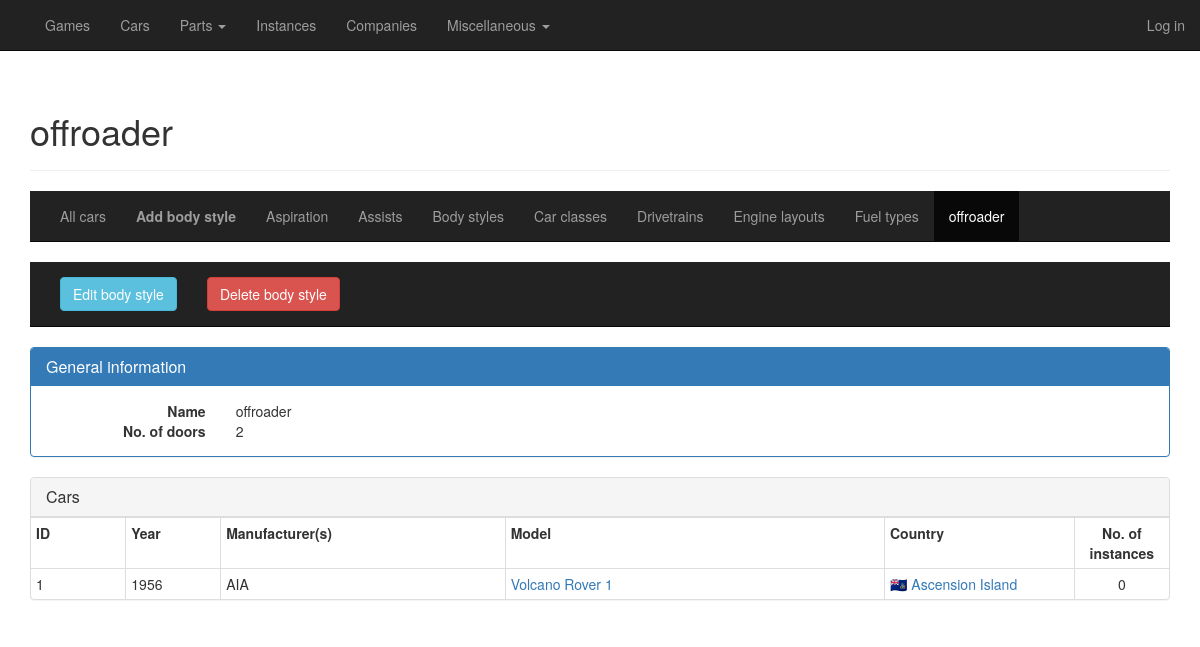
The app's page /cars/body-styles/detail/1 with its own data.
### general/models/car.py (models this page shows, shortened)
class BodyStyle(database.Model):
    __tablename__ = "body_styles"
    id = database.Column(database.Integer, primary_key=True)
    name = database.Column(database.Unicode, index=True, nullable=False, unique=True)
    no_of_doors = database.Column(database.Integer, nullable=False)
    cars = database.relationship('Car', backref='body_style', lazy='dynamic')

class Car(database.Model):
    __tablename__ = "cars"
    id = database.Column(database.Integer, primary_key=True)
    datetime_added = database.Column(database.DateTime, default=datetime.utcnow, index=True, nullable=False)
    datetime_edited = database.Column(database.DateTime, default=datetime.utcnow, index=True, nullable=False)
    is_deleted = database.Column(database.Boolean, default=False, index=True, nullable=False)
    year = database.Column(database.Integer, index=True, nullable=True)
    manufacturers = database.relationship('Company', secondary="car_manufacturer")
    manufacturers_display = database.Column(database.Unicode, index=True, nullable=False)
    model = database.Column(database.Unicode, index=True, nullable=False)
    name_display = database.Column(database.Unicode, index=True, nullable=False, unique=True)
    name_short = database.Column(database.Unicode, nullable=True)
    country_id = database.Column(database.Integer, database.ForeignKey("countries.id"), nullable=True)
    is_prototype = database.Column(database.Boolean, default=False, index=True, nullable=False)
    is_fictional = database.Column(database.Boolean, default=False, index=True, nullable=False)
    competitions = database.relationship('Competition', secondary="car_competition")
    car_class_id = database.Column(database.Integer, database.ForeignKey("car_classes.id"), index=True, nullable=True)
    body_style_id = database.Column(database.Integer, database.ForeignKey("body_styles.id"), index=True, nullable=False)
    engines = database.relationship('Engine', secondary="car_engine", lazy='dynamic')
    fuel_type_actual_id = database.Column(database.Integer, database.ForeignKey("fuel_types.id"), index=True,
                                          nullable=True)
    max_power_output_kw_actual = database.Column(database.Double, index=True, nullable=True)
    max_power_output_rpm_actual = database.Column(database.Integer, nullable=True)
    max_torque_nm_actual = database.Column(database.Double, index=True, nullable=True)
    max_torque_rpm_actual = database.Column(database.Integer, nullable=True)
    additional_forced_induction_id = database.Column(database.Integer, database.ForeignKey("forced_induction.id"),
                                                     nullable=True)
    transmission_id = database.Column(database.Integer, database.ForeignKey("transmissions.id"), nullable=True)
    transmission_type_actual_id = database.Column(database.Integer, database.ForeignKey("transmission_types.id"),
                                                  nullable=True)
    no_of_gears_actual = database.Column(database.Integer, index=True, nullable=True)
    engine_layout_id = database.Column(database.Integer, database.ForeignKey("engine_layouts.id"), index=True,
                                       nullable=False)
    drivetrain_id = database.Column(database.Integer, database.ForeignKey("drivetrains.id"), index=True, nullable=False)
    suspension_front_id = database.Column(database.Integer, database.ForeignKey("suspension.id"), index=True, nullable=True)
    suspension_rear_id = database.Column(database.Integer, database.ForeignKey("suspension.id"), index=True, nullable=True)
    curb_weight_kg = database.Column(database.Double, index=True, nullable=True)
    weight_distribution = database.Column(database.Double, index=True, nullable=True)
    tires_front = database.Column(database.Unicode, nullable=True)
    tires_rear = database.Column(database.Unicode, nullable=True)
    acceleration_0_to_100_kmh_sec = database.Column(database.Double, index=True, nullable=True)
    maximum_speed_kmh = database.Column(database.Double, index=True, nullable=True)
    power_to_weight_ratio = database.Column(database.Double, index=True, nullable=True)
    assists = database.relationship('Assist', secondary="car_assist")
    no_of_instances = database.Column(database.Integer, default=0, index=True, nullable=False)
    instances = database.relationship('Instance', backref='car', lazy='dynamic')
    texts = database.relationship('CarText', backref='car', lazy='dynamic')
    images = database.relationship('CarImage', backref='car', lazy='dynamic')
    def get_country(self):
        return self.country.name_display if self.country_id is not None else "n/a"

### general/models/misc.py (models this page shows, shortened)
class Country(database.Model):
    __tablename__ = "countries"
    id = database.Column(database.Integer, primary_key=True)
    name_full = database.Column(database.Unicode, nullable=False)
    name_display = database.Column(database.Unicode, index=True, nullable=False)
    name_short = database.Column(database.Unicode, nullable=False)
    no_of_companies_game = database.Column(database.Integer, default=0, nullable=True)
    no_of_companies_car = database.Column(database.Integer, default=0, nullable=True)
    no_of_games = database.Column(database.Integer, default=0, nullable=True)
    no_of_cars = database.Column(database.Integer, default=0, nullable=True)
    companies = database.relationship('Company', backref='country', lazy='dynamic')
    cars = database.relationship('Car', backref='country', lazy='dynamic')
    texts = database.relationship('CountryText', backref='country', lazy='dynamic')
    images = database.relationship('CountryImage', backref='country', lazy='dynamic')
    locations = database.relationship('Location', backref='country', lazy='dynamic')

### general/routes_cars.py (the view)
@cardb.route("/cars/body-styles/detail/<id>", methods=['GET', 'POST'])
def detail_body_style(id):
    body_style = BodyStyle.query.get(id)
    return render_template("cars_detail_body_style.html",
                           title="{}".format(body_style.name),
                           heading="{}".format(body_style.name),
                           body_style=body_style,
                           viewing="body_styles")

### general/templates/cars_detail_body_style.html (shortened to what this page needs)
{% extends "cars_base.html" %}
{% block cars_content %}
    {% block subsubmenu %}
        <nav class="navbar navbar-inverse navbar-static-top">
            <div class="container">
                <div class="collapse navbar-collapse">
                    <ul class="nav navbar-nav">
                        {% if body_style %}
                        <li><a href="{{ url_for('edit_body_style', id=body_style.id) }}"><button type="button" class="btn btn-info">Edit body style</button></a></li>
                        <li><a href="#"><button type="button" class="btn btn-danger" data-toggle="modal" data-target="#deleteModal">Delete body style</button></a></li>
                        {% endif %}
                    </ul>
                </div>
            </div>
        </nav>
    {% endblock %}
    <div>
        <div class="panel panel-primary">
          <div class="panel-heading">
            <h3 class="panel-title">General information</h3>
          </div>
          <div class="panel-body">
              <div class="row">
                  <div class="col-sm-2 text-right"><b>Name</b></div>
                  <div class="col-sm-10">{{ body_style.name }}</div>
              </div>
              <div class="row">
                  <div class="col-sm-2 text-right"><b>No. of doors</b></div>
                  <div class="col-sm-10">{{ body_style.no_of_doors }}</div>
              </div>
          </div>
        </div>
    </div>
    <div class="panel panel-default">
      <div class="panel-heading">
        <h3 class="panel-title">Cars</h3>
      </div>
      <div class="table-responsive">
          <table class="table table-bordered table-condensed">
              {% if body_style.cars.all() == [] %}
              <tr>
                  <td class="text-center"><strong>There are no cars with this body style in the database.</strong></td>
              </tr>
              {% else %}
                {% include "_cars_top.html" %}
                {% for car in body_style.cars %}
                    {% with car=car %}
                        {% include "_cars_row.html" %}
                    {% endwith %}
                {% endfor %}
              {% endif %}
          </table>
      </div>
    </div>
{% endblock %}

### general/templates/cars_base.html (shortened to what this page needs)
{% extends "base.html" %}
{% block cardb_content %}
    <div class="page-header">
        <h1>{{ heading }}</h1>
    </div>
    {% block submenu %}
        <nav class="navbar navbar-inverse navbar-static-top">
            <div class="container">
                <div class="collapse navbar-collapse">
                    <ul class="nav navbar-nav">
                        <li><a class="hover-underline-animation" href="{{ url_for('overview_cars') }}">All cars</a></li>
                        {% if viewing == "body_styles" %}
                        <li><a class="hover-underline-animation" href="{{ url_for('add_body_style') }}"><strong>Add body style</strong></a></li>
                        {% endif %}
                        <li><a class="hover-underline-animation" href="{{ url_for('overview_aspiration') }}">Aspiration</a></li>
                        <li><a class="hover-underline-animation" href="{{ url_for('overview_assists') }}">Assists</a></li>
                        <li><a class="hover-underline-animation" href="{{ url_for('overview_body_styles') }}">Body styles</a></li>
                        <li><a class="hover-underline-animation" href="{{ url_for('overview_car_classes') }}">Car classes</a></li>
                        <li><a class="hover-underline-animation" href="{{ url_for('overview_drivetrains') }}">Drivetrains</a></li>
                        <li><a class="hover-underline-animation" href="{{ url_for('overview_engine_layouts') }}">Engine layouts</a></li>
                        <li><a class="hover-underline-animation" href="{{ url_for('overview_fuels') }}">Fuel types</a></li>
                        {% if body_style %}
                        <li class="active"><a href="#">{{ body_style.name }}</a></li>
                        {% endif %}
                    </ul>
                </div>
            </div>
        </nav>
    {% endblock %}
    {% block cars_content %}
    {% endblock %}
{% endblock %}

### general/templates/_cars_row.html
<tr>
    <td class="col-sm-1">{{ car.id }}</td>
    <td class="col-sm-1">{{ car.year }}</td>
    <td class="col-sm-3">{{ car.manufacturers_display }}</td>
    <td class="col-sm-4"><a href="{{ url_for('detail_car', id=car.id) }}">{{ car.model }}</a></td>
    <td class="col-sm-2">{% if car.get_country() != "n/a" %}<a href="{{ url_for('detail_country', id=car.country.id) }}">{{ car.get_country() }}</a>{% else %}{{ car.get_country() }}{% endif %}</td>
    <td class="col-sm-1 text-center">{{ car.no_of_instances }}</td>
</tr>

### general/static/css/car-database.css (style rules this page uses)
.hover-underline-animation { display: inline-block; position: relative; color: white; }
.hover-underline-animation::after { content: ''; position: absolute; width: 100%; transform: scaleX(0); height: 2px; bottom: 0; left: 0; background-color: white; transform-origin: bottom right; transition: transform 0.25s ease-out; }

### records on screen
BodyStyle: name "offroader", no_of_doors "2"
Car: id "1", year "1956", manufacturers_display "AIA", model "Volcano Rover 1", get_country "🇦🇨 Ascension Island", no_of_instances "0"
